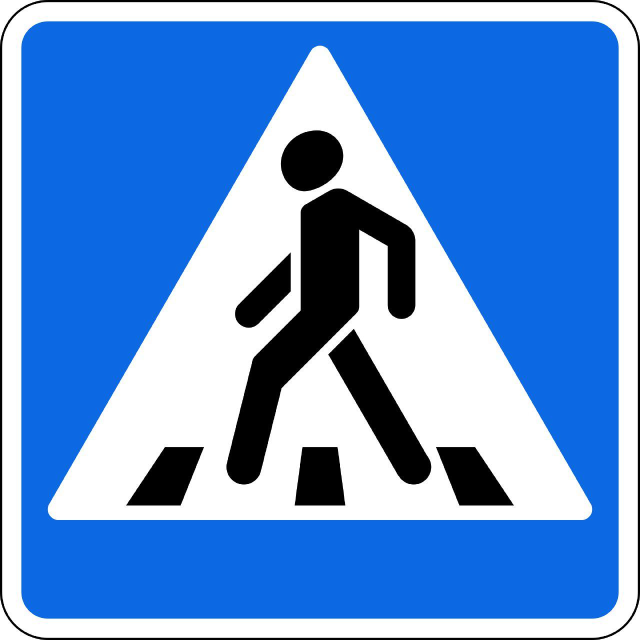
#> input picture Traffic_sign_detection/pedestrian.jpg, 1280 x 1280 px (shown at 1/2 size)
$ python TrafficSignDetection.py
#> lines starting #> are read from the running program, lines starting #| are printed output that depends on the picture; after the words box and inside, x2 and y2 are one past the last pixel; in counts of white or black regions, pixels touching at a corner belong together
import cv2 as cv
import numpy as np


cap = cv.VideoCapture(0)

pedestrian = cv.resize(cv.imread("pedestrian.jpg"), (64, 64))
stop_sign = cv.resize(cv.imread("stopSign.jpg"), (64, 64))
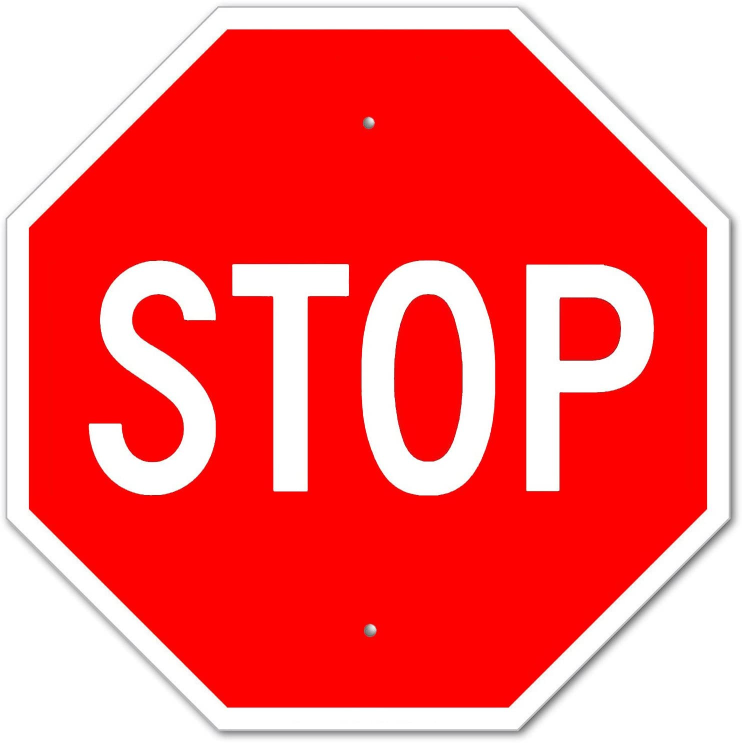
#> input picture Traffic_sign_detection/stopSign.jpg, 1484 x 1485 px (shown at 1/2 size)
cv.imshow("pedestrian", pedestrian)
cv.imshow("stop_sign",stop_sign)


pedestrian = cv.inRange(pedestrian, (89, 91, 149), (255, 255, 255))
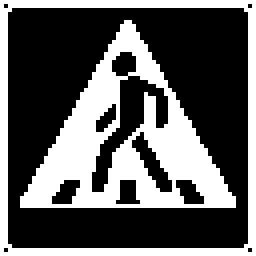
#> pedestrian: shape (64, 64) (shown 4 times larger); 36.4% white; 2 white regions, box (x1, y1, x2, y2) and area: (5, 5, 59, 52) 996, (0, 0, 64, 64) 496
stop_sign = cv.inRange(stop_sign, (89, 91, 149), (255, 255, 255))
#> stop_sign: shape (64, 64); 41.6% white; 5 white regions, box (x1, y1, x2, y2) and area: (0, 0, 64, 64) 1278, (31, 22, 43, 43) 127, (45, 23, 56, 42) 112, (8, 22, 19, 43) 110, (20, 23, 30, 42) 78
cv.imshow("pedestrain_Ch/B", pedestrian)
cv.imshow("stop_sign_Ch/B",stop_sign)

while (True):
    ret,frame= cap.read()
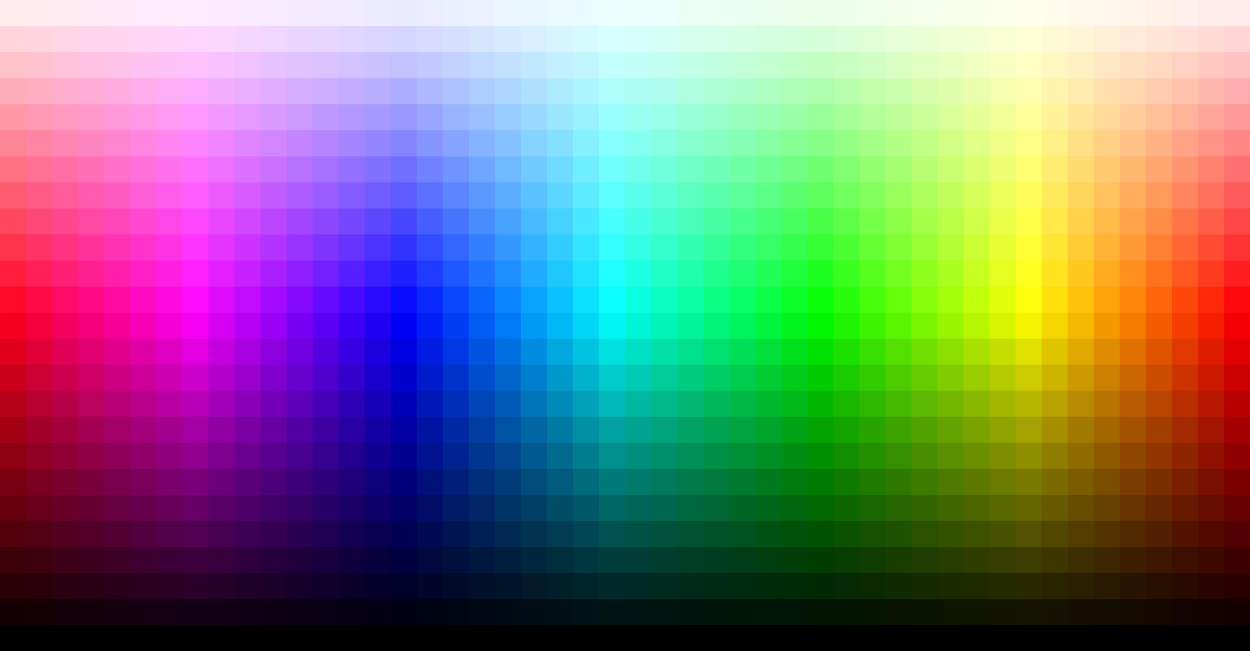
#> input picture Traffic_sign_detection/RGB.jpg, 6250 x 3255 px, given in place of the camera (shown at 1/5 size)
#> frame is the input picture: shape (3255, 6250, 3); mean B, G, R 122.7, 122.4, 122.6
    frame = cv.resize(frame, (300, 200))
#> frame: shape (200, 300, 3)
    frameBase = frame.copy()


    hsv = cv.cvtColor(frame, cv.COLOR_BGR2HSV)
#> hsv: shape (200, 300, 3); mean H, S, V 85.4, 185.8, 186
    cv.imshow("hsv",hsv)
    blur = cv.blur(hsv, (5, 5))
#> blur: shape (200, 300, 3); mean H, S, V 85.4, 185.8, 186
    # cv.imshow("blur", blur)
    thresh = cv.inRange(blur, (0, 138, 153), (25, 255, 255))   # Это пороги для детектирования
#> thresh: shape (200, 300); 6.7% white; 1 white region, box (x1, y1, x2, y2) and area: (254, 49, 300, 137) 4001
    # cv.imshow("thresh", thresh)
    thresh = cv.erode(thresh, None, iterations=1)
#> thresh: shape (200, 300); 6.4% white; 1 white region, box (x1, y1, x2, y2) and area: (255, 50, 300, 135) 3821
    thresh = cv.dilate(thresh, None, iterations=3)
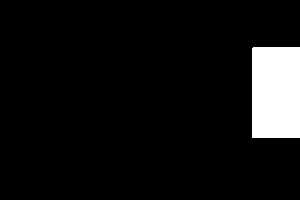
#> thresh: shape (200, 300); 7.3% white; 1 white region
    cv.imshow("mask", thresh)

    countours = cv.findContours(thresh, cv.RETR_TREE, cv.CHAIN_APPROX_NONE)  # cv.CHAIN_APPROX_SIMPLE
#> countours = 1 contour; box (x1, y1, x2, y2) and area: (252, 47, 300, 138) 4230
    countours = countours[0]


    if countours:
        countours = sorted(countours, key=cv.contourArea, reverse=True)
        cv.drawContours(frame, countours[0], -1, (255, 0, 255), 3)
        cv.imshow("contour", frame)

        rect = cv.minAreaRect(countours[0])
#> rect = ((275.5, 92), (90, 47), -90)
        box = np.int0(cv.boxPoints(rect))
#> box = [[299, 136], [252, 136], [252, 47], [299, 47]]
        cv.drawContours(frame, [box], -1, (0, 255, 0), 3)

        (x, y, w, h) = cv.boundingRect(countours[0])
#> x = 252; y = 47; w = 48; h = 91
        cv.rectangle(frame, (x, y), (x + w, y + h), (255, 255, 0), thickness=2, lineType=8, shift=0)
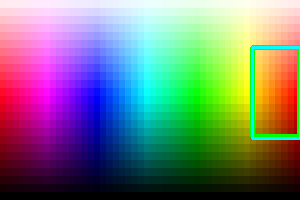
#> frame: shape (200, 300, 3); mean B, G, R 124.5, 124.8, 118.2
        #cv.imshow("Detect", frame)
        roiImg = frameBase[y:y + h, x:x + w]
        cv.imshow("Detect", roiImg)

        resizedRoi = cv.resize(roiImg, (64, 64))
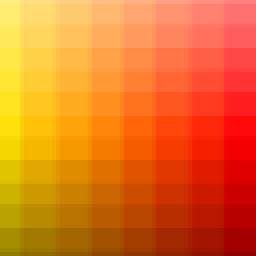
#> resizedRoi: shape (64, 64, 3) (shown 4 times larger); mean B, G, R 34.3, 116.1, 230.1
        cv.imshow("ResizedRoi", resizedRoi)
        sign = cv.inRange(resizedRoi, (89, 91, 149), (255, 255, 255))     # Это пороги для распознавания
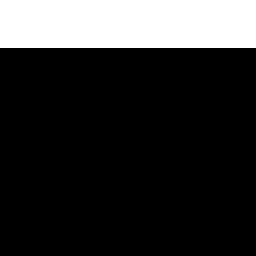
#> sign: shape (64, 64) (shown 4 times larger); 18.8% white; 1 white region, box (x1, y1, x2, y2) and area: (0, 0, 64, 12) 768
        cv.imshow("sign",sign)


        pedestrian_val=0
        stop_sign_val=0

        for i in range(64):
            for j in range(64):
                if (sign[i][j]==pedestrian[i][j]):
                    pedestrian_val+=1
                if (sign[i][j]==stop_sign[i][j]):
                    stop_sign_val+=1

        print (pedestrian_val)
        print (stop_sign_val)

        if pedestrian_val>3100:
            print("pedestrian")
        elif stop_sign_val>2800:
            print("stopSign")
        else:
            print("nothing")

        cv.imshow("frame",frame)

    if cv.waitKey(1) == 27:
#> (key Esc is pressed here)
        break
